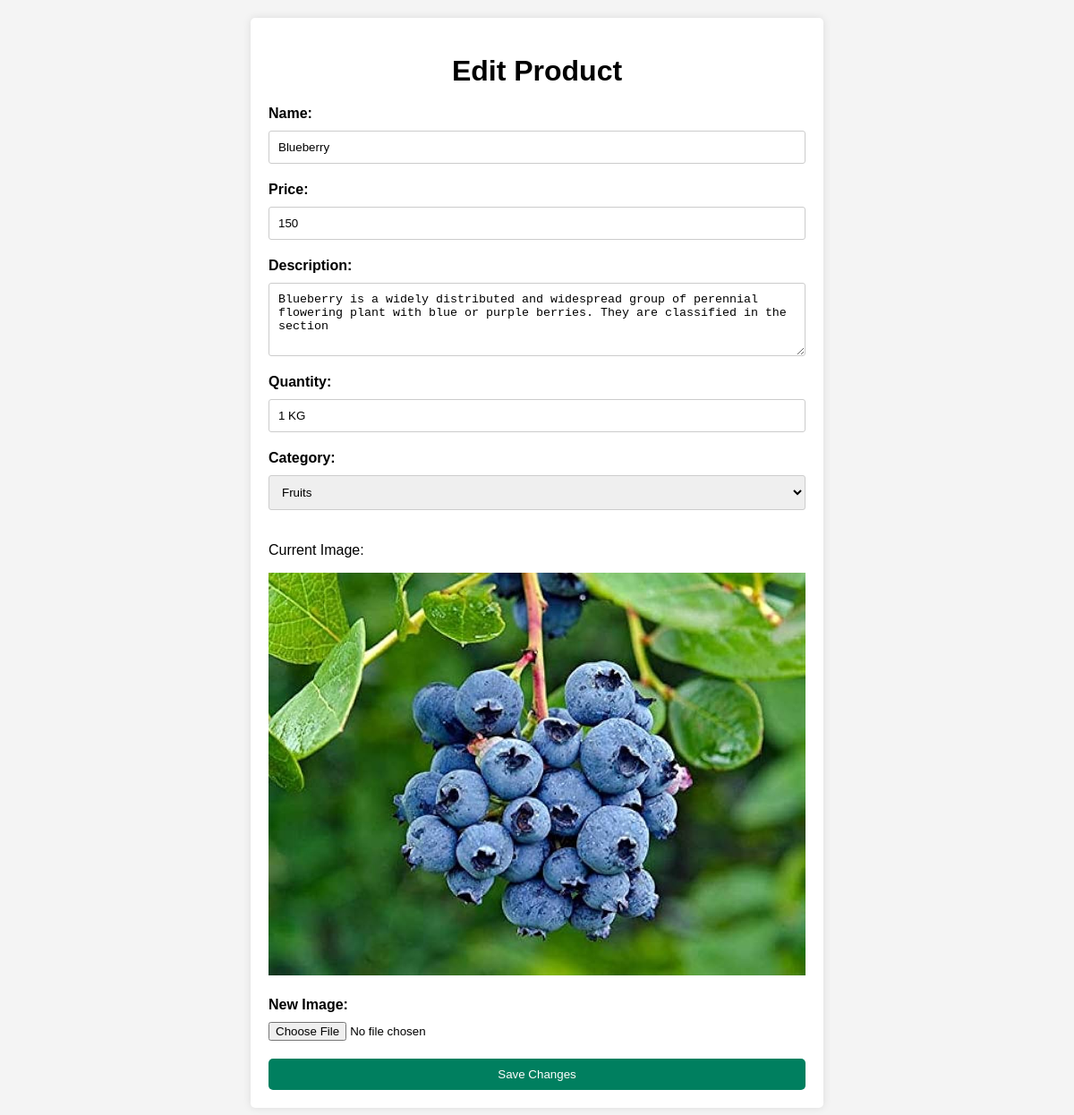
/products/8/edit/ (signed in), run on the app's committed database.
### app/models.py (models this page shows, shortened)
class Product(models.Model):
    category = models.ForeignKey(Category, on_delete=models.CASCADE, null=True)
    name=models.CharField(max_length=40)
    product_image= models.ImageField(upload_to='product_image/',null=True,blank=True)
    price = models.PositiveIntegerField()
    quantity = models.CharField(max_length=40)
    description = models.TextField()

### app/views.py (the view)
# urls.py: path('products/<int:product_id>/edit/', views.edit_product, name='edit_product'),
def edit_product(request, product_id):
    product = get_object_or_404(Product, id=product_id)
    user_shop = get_object_or_404(Shop, user=request.user)
    if request.method == 'POST':
        form = ProductForm(request.POST, request.FILES, instance=product, user_shop=user_shop)
        if form.is_valid():
            form.save()
            return redirect('shop_products')
        else:
            print(form.errors)  # Print form errors to debug
    else:
        form = ProductForm(instance=product, user_shop=user_shop)
    return render(request, 'edit_product.html', {'form': form})

### app/forms.py
class ProductForm(forms.ModelForm):
    def __init__(self, *args, **kwargs):
        user_shop = kwargs.pop('user_shop', None)  # Retrieve the shop of the current user
        super(ProductForm, self).__init__(*args, **kwargs)
        if user_shop:
            self.fields['category'].queryset = Category.objects.filter(shop=user_shop)
    class Meta:
        model = Product
        fields = '__all__'
        widgets = {
            'category': forms.Select(attrs={'class': 'form-control'})  # Add a class for styling
        }

### app/models.py (called while the page is built)
    def __str__(self):
        return self.name

### app/templates/edit_product.html (shortened to what this page needs)
<!DOCTYPE html>
<html lang="en">
<head>
</head>
<body>
    <div class="container">
        <h1>Edit Product</h1>
        <form method="POST" enctype="multipart/form-data">
            <label for="id_name">Name:</label>
            <input type="text" id="id_name" name="name" value="{{ form.name.value }}" required>
            <label for="id_price">Price:</label>
            <input type="number" id="id_price" name="price" value="{{ form.price.value }}" required>
            <label for="id_description">Description:</label>
            <textarea id="id_description" name="description" rows="4" required>{{ form.description.value }}</textarea>
            <label for="id_quantity">Quantity:</label>
            <input type="text" id="id_quantity" name="quantity" value="{{ form.quantity.value }}" required>
            <label for="id_category">Category:</label>
            {{ form.category }}
            {% if form.instance.product_image %}
            <div class="current-image">
                <p>Current Image:</p>
                <img src="{{ form.instance.product_image.url }}" alt="Current Image" style="max-width: 100%;">
            </div>
            {% endif %}
            <label for="id_product_image">New Image:</label>
            <input type="file" id="id_product_image" name="product_image">
            <button type="submit">Save Changes</button>
        </form>
    </div>
</body>
</html>

### app/templates/edit_product.html (style rules this page uses)
body { font-family: Arial, sans-serif; background-color: #f4f4f4; }
.container { max-width: 600px; margin: 20px auto; padding: 20px; background-color: #fff; border-radius: 5px; box-shadow: 0 0 10px rgba(0, 0, 0, 0.1); }
h1 { text-align: center; margin-bottom: 20px; }
form { display: flex; flex-direction: column; }
label { margin-bottom: 10px; font-weight: bold; }
input[type="text"], input[type="number"], textarea, select { padding: 10px; margin-bottom: 20px; border: 1px solid #ccc; border-radius: 3px; width: 100%; box-sizing: border-box; }
input[type="file"] { margin-bottom: 20px; }
button[type="submit"] { padding: 10px 20px; background-color: #007f5f; color: #fff; border: none; border-radius: 5px; cursor: pointer; transition: background-color 0.3s; }
.current-image { margin-bottom: 20px; }

### data on the page
Product: name "Blueberry", description "Blueberry is a widely distributed and widespread group of perennial flowering plant with blue or purple berries. They are classified in the section", quantity "1 KG", category "Fruits", instance.product_image (picture)
